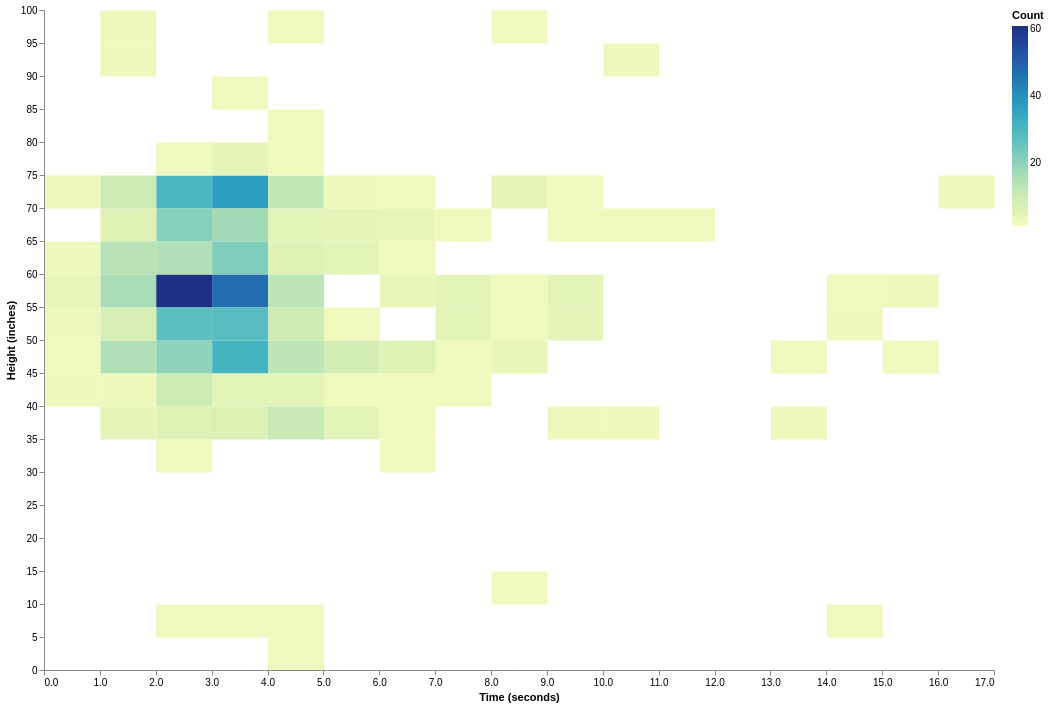

Describe this chart as a Vega-Lite specification.
### Vega-Lite specification from a JSON file in a GitHub repository (floating-point values rounded to 4 significant figures; data arrays with more than 128 entries replaced by an {"elided": "..."} marker saying what was removed)
{"$schema": "https://vega.github.io/schema/vega-lite/v5.json", "data": {"values": {"elided": "696 records"}, "format": {"parse": {"Time (seconds)": "number"}}}, "transform": [{"filter": "datum.Height < 100"}], "mark": "rect", "height": 660, "width": 950, "encoding": {"y": {"title": "Height (inches)", "bin": {"maxbins": 40}, "field": "Height", "type": "quantitative"}, "x": {"bin": {"maxbins": 60, "minstep": 1}, "field": "Time (seconds)", "title": "Time (seconds)", "type": "quantitative"}, "color": {"aggregate": "count", "type": "quantitative", "legend": {"title": "Count"}}}, "config": {"view": {"stroke": "transparent"}}}
